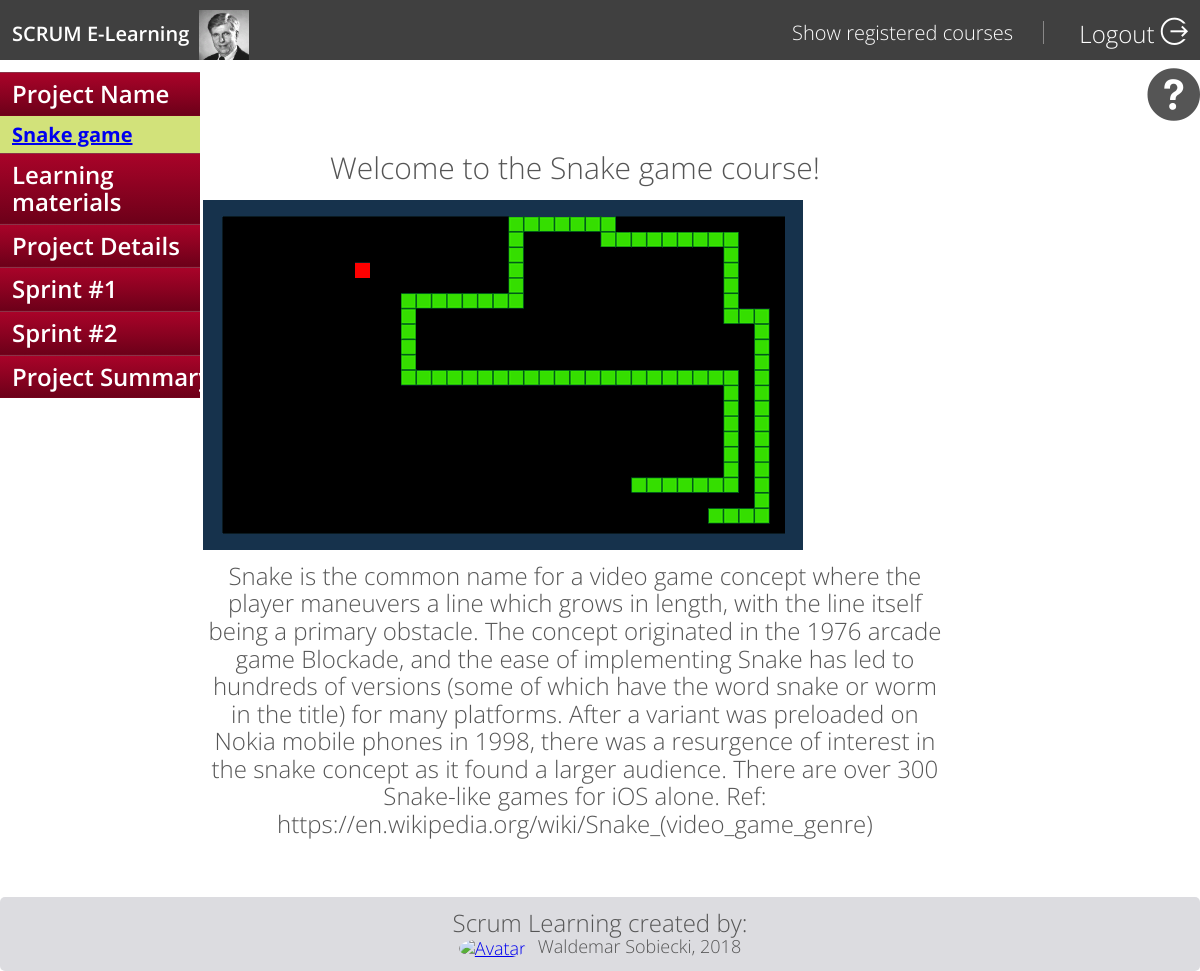
Page /course/program_description/1/ (signed in) on the committed database.
### Profile/models.py (models this page shows, shortened)
class Profile(AbstractUser):
    type = models.CharField(max_length=10, blank = True, choices=TYPES, default='Student')
    avatar = models.ImageField(upload_to=user_directory_path, default='static/defaults/!default_user_avatar/user.gif')# #default didn't quite work. When deleted profile the default img was also deleted
    def avatar_url(self):
        if self.avatar and hasattr(self.avatar, 'url'):
            return self.avatar.url
        else:
            return '/static/defaults/!default_user_avatar/user.gif'
    def image_tag(self):
        if self.avatar and hasattr(self.avatar, 'url'):
            return mark_safe('<img src="/media/%s" width="50" height="50" title="%s"/>' % (self.avatar,self.username))
        else:
            return mark_safe('<img src="/%s" width="50" height="50" />' % ('static/defaults/!default_user_avatar/user.gif'))
    image_tag.short_description = 'User Avatar'

### Course/models.py (models this page shows, shortened)
class Course(models.Model):
	program = models.ForeignKey('Program', on_delete=models.CASCADE)
	students = models.ManyToManyField(Profile) #to get list simply course.students.all()
	students_scrum_master = models.ManyToManyField(Profile,related_name='scrum_masters') #to get list simply course.students.all()
	students_developer = models.ManyToManyField(Profile,related_name='develpers') #to get list simply course.students.all()
	students_product_owner = models.ManyToManyField(Profile,related_name='product_owners') #to get list simply course.students.all()
	created = models.DateTimeField(editable=False)
	modified = models.DateTimeField(editable=False)
	deadline = models.DateTimeField(default=datetime.now()+timedelta(days=30),blank=True)
	_progress = models.IntegerField(choices=COURSE_STATES, default=0)
	def get_course_name(self):
		return self.program.name
	get_course_name.short_description = 'Program name'
	def get_cover_tag(self):
		return self.program.cover_tag()
	get_cover_tag.short_description = 'Cover tag'
	def get_progress(self):
		return self._progress

class Program(models.Model):
	name = models.CharField(max_length=64, blank=False, null=False, unique=True)
	slug_name = models.SlugField(max_length=64, blank=False, null=False, unique=True)
	description = models.TextField(blank=True)
	files = models.ManyToManyField(LearningMaterial, related_name='files', blank=True)#
	cover = models.ImageField(upload_to=cover_directory_path, default='static/defaults/default_course_cover/cover.png')
	quiz = models.ManyToManyField(Quiz, related_name='quizes', blank=True)#
	def cover_tag(self):
		if self.cover and hasattr(self.cover, 'url'):
			return mark_safe('<img src="/%s" width="50" height="50" />' % (self.cover))
		else:
			return mark_safe('<img src="/%s" width="50" height="50" />' % ('static/defaults/default_course_cover/cover.png'))
		image_tag.short_description = 'Course Cover'
	def __str__(self):
		return self.name + self.cover_tag()

### Course/views.py (the view)
# urls.py: url(r'^program_description/(?P<course_pk>\d+)/$', views.program_description,name="program_description"),
@login_required
def program_description(request,course_pk):
	context = {}
	course = Course.objects.get(pk=course_pk)
	context['course'] = course
	context['progress_estimated'] = 0
	return render(request, '0_program_description.html',context)

### Course/templates/0_program_description.html (shortened to what this page needs)
{% extends "generics/course_generic.html" %}
{% block left %}
      {% include "includes/header_secondary.html" with section='program_description'  bullet_point='program_description_1' %}
{% endblock %}
{% block right %}
	<div class="col span-9-of-12">
	<div class="program-title">Welcome to the {{course.program.name}} course!</div>
	<div>
		<img src="/{{course.program.cover}}">
	</div>
	<div class="program-description">
		{{course.program.description}}
	</div>
	</div>
{% endblock %}

### templates/includes/header_course.html (shortened to what this page needs)
    {% load static %}
    <header>
        <div class="row">
            <div class=logo>
               <a href="{% url 'index_page' %}">SCRUM E-Learning</a>
            </div>
            <img src="{{ request.user.avatar_url }}" title="Logged as: {{request.user.username}}" style="height: 50px; width: auto;margin-left: 10px;">
            <div class="main-nav">
                <ul>
                    <li><a href="{% url 'Course:course_list' %}">Show registered courses</a></li>
                    <li><a href="{% url 'Profile:logout_profile' %}">Logout  <i class="ion-log-out"></i></a></li>
                </ul>
            </div>
        </div>
    </header>

### templates/includes/header_secondary.html (shortened to what this page needs)
        {% load static %}
             <div class="menu-item alpha {% if section == 'program_description' %} active {% endif %}">
              <h4><a href="#">Project Name</a></h4>
              <h3 class="{% if bullet_point == 'program_description_1' %} active {% endif %}"><a href="{% url 'Course:program_description' course.pk %}">{{course.program.name}}</a></h3>
            </div>
            <div class="{% if section == 'learning_materials' %} active {% endif %} menu-item">
              <h4><a href="#">Learning materials</a></h4>
            </div>
            <div class="{% if section == 'project_details' %} active {% endif %} menu-item">
              <h4><a href="#">Project Details</a></h4>
            </div>
            <div class="{% if section == 'sprint' %} active {% endif %} menu-item">
              <h4><a href="#">Sprint #1</a></h4>
            </div>
            <div class="{% if section == 'sprint2' %} active {% endif %} menu-item">
              <h4><a href="#">Sprint #2</a></h4>
            </div>
            <div class="{% if section == 'project_summary' %} active {% endif %} menu-item">
              <h4><a href="#">Project Summary</a></h4>
            </div>

### static/css/responsivegridsystem.css (style rules this page uses)
.row { zoom: 1; }
.row:before, .row:after { content:""; display:table; }
.row:after { clear:both; }
.col { display: block; float:left; margin: 1% 0 1% 1.6%; }
.col:first-child { margin-left: 0; }
.span-9-of-12 { width: 74.6%; }

### static/css/style.css (style rules this page uses)
* { margin: 0; padding: 0; box-sizing: border-box; }
html, body, section { background-color: #fff; color: #555; font-family: 'Open Sans', sans-serif; font-size: 20px; font-weight: 300; text-rendering: optimizeLegibility; width: 100%; margin: 0 auto; }
.row { max-width: 2000px; margin: 0 auto; }
header { background-color:rgba(0, 0, 0, 0.75); color: #fff; padding: 10px 0; height: 60px; position: fixed; left: 0; top: 0; width: 100%; }
.logo { margin-top: 1%; float: left; font-weight: 600; margin-left:1%; display: inline-block; width: auto; }
.main-nav { margin-top: 0.5%; margin-right: 1%; float: right; }
.main-nav li { list-style: none; display: inline-block; border-right: 1px solid rgba(154, 152, 152, 0.82); padding:0 30px; vertical-align: middle; }
.main-nav ul li:last-child { border: 0px; padding-right: 0; font-size: 1.2em; margin-top: -0.5%; }
.main-nav a:link,a:visited, .logo a, .logo a:visited { color: #fff; text-decoration: none; }
.main-nav i { font-size: 1.3em; font-weight: bold; }
.program-title { text-align: center; font-size: 1.5em; padding-bottom: 2%; }
.program-description { text-align: center; font-size: 1.2em; padding: 3% auto; margin: 1% auto 5%; }
.menu-item { min-width: 200px; }
.menu-item h4 { color: #fff; font-size: 1.2em; font-weight: 600; padding: 7px 12px; background: #a90329; }
.menu-item h3 { color: #111; font-size: 1em; font-weight: bold; padding: 7px 12px; background: #ccc; }
h3.active { background: #d2e27a; }
.menu-item h4 a { color: white; display: block; text-decoration: none; width: 200px; }
.menu-item h4 { border-bottom: 1px solid rgba(0,0,0,0.3); border-top: 1px solid rgba(255,255,255,0.2); color: #fff; font-size: 1.2em; font-weight: 600; padding: 7px 12px; background: #a90329; background: -moz-linear-gradient(top, #a90329 0%, #8f0222 44%, #6d0019 100%); background: -webkit-gradient(linear, left top, left bottom, color-stop(0%,#a90329), color-stop(44%,#8f0222), color-stop(100%,#6d0019)); background: -webkit-linear-gradient(top, #a90329 0%,#8f0222 44%,#6d0019 100%); background: -o-linear-gradient(top, #a90329 0%,#8f0222 44%,#6d0019 100%); background: -ms-linear-gradient(top, #a90329 0%,#8f0222 44%,#6d0019 100%); background: linear-gradient(top, #a90329 0%,#8f0222 44%,#6d0019 100%); filter: progid:DXImageTransform.Microsoft.gradient( startColorstr='#a90329', endColorstr='#6d0019',GradientType=0 ); }
.menu-item li, { border-bottom: 1px solid #eee; }

### rows in the picture
Profile: user.avatar_url (placeholder picture)
Course: program.name "Snake game", program.cover (picture), program.description "Snake is the common name for a video game concept where the player maneuvers a line which grows in length, with the line itself being a primary obstacle. The concept originated in the 1976 arcade game Blockade, and the ease of implementing Snake has led to hundreds of versions (some of which have the word snake or worm in the title) for many platforms. After a variant was preloaded on Nokia mobile phones in 1998, there was a resurgence of interest in the snake concept as it found a larger audience. There are over 300 Snake-like games for iOS alone. Ref: https://en.wikipedia.org/wiki/Snake_(video_game_genre)"
